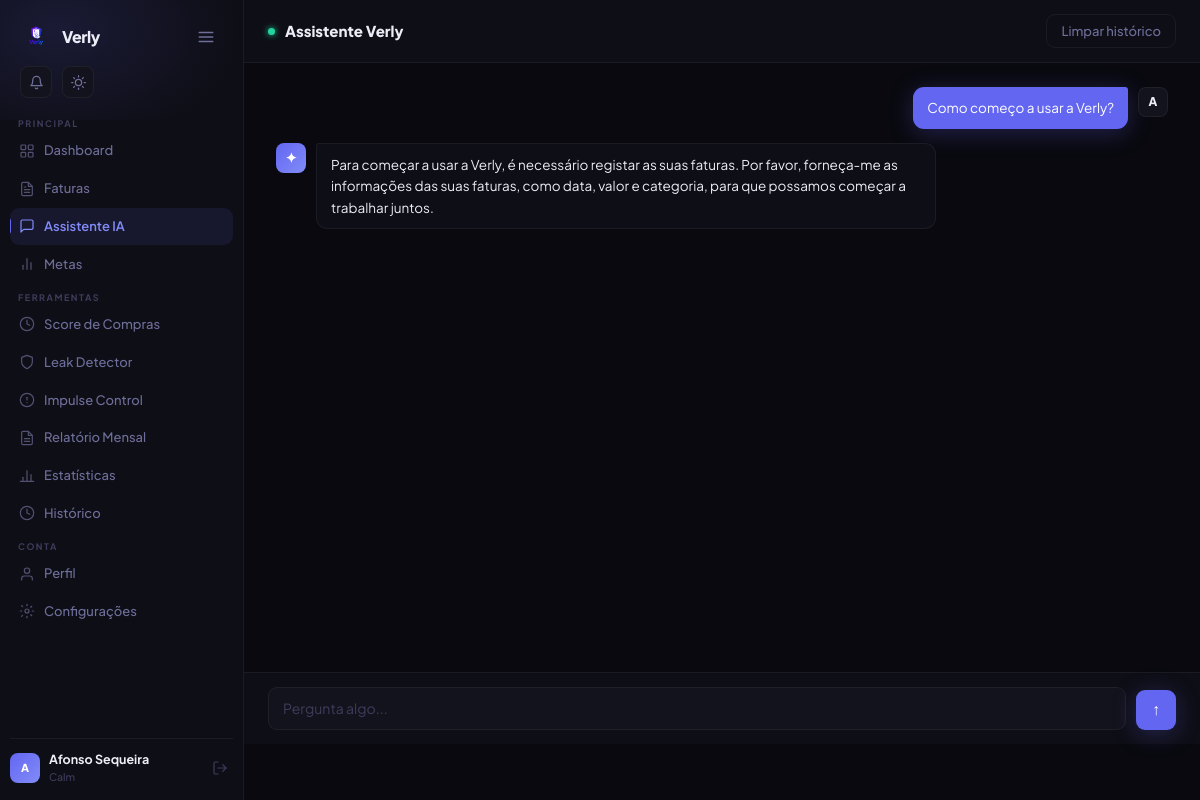
The page /chat (signed in) on the database its author committed.
### app/models.py (models this page shows, shortened)
class User(UserMixin, db.Model):
    __tablename__ = 'users'
    id = db.Column(db.Integer, primary_key=True)
    nome = db.Column(db.String(100), nullable=False)
    email = db.Column(db.String(150), unique=True, nullable=False)
    password_hash = db.Column(db.String(256), nullable=False, default='')
    google_id = db.Column(db.String(128), unique=True)           # ← Google OAuth
    avatar_url = db.Column(db.String(512))                       # ← foto de perfil (URL ou base64 key)
    criado_em = db.Column(db.DateTime, default=datetime.utcnow)
    notificacoes_email = db.Column(db.Boolean, default=False)
    email_notificacoes = db.Column(db.String(150))
    personalidade = db.Column(db.String(20), default='calm')
    orcamento_mensal = db.Column(db.Float, default=0)
    onboarding_completo = db.Column(db.Boolean, default=False)
    avatar = db.Column(db.String(255))
    streak_dias = db.Column(db.Integer, default=0)
    streak_ultima_atualizacao = db.Column(db.DateTime)
    lingua = db.Column(db.String(10), default='pt')
    email_confirmado     = db.Column(db.Boolean, default=False)
    email_confirm_token  = db.Column(db.String(100))
    email_confirm_expiry = db.Column(db.DateTime)
    faturas = db.relationship('Fatura', backref='user', lazy=True, cascade='all, delete-orphan')
    conversas = db.relationship('Conversa', backref='user', lazy=True, cascade='all, delete-orphan')
    metas = db.relationship('Meta', backref='user', lazy=True, cascade='all, delete-orphan')
    subscricoes = db.relationship('Subscricao', backref='user', lazy=True, cascade='all, delete-orphan')
    playlists_proprias = db.relationship('Playlist', backref='owner', lazy=True, cascade='all, delete-orphan')

class Conversa(db.Model):
    __tablename__ = 'conversas'
    id = db.Column(db.Integer, primary_key=True)
    user_id = db.Column(db.Integer, db.ForeignKey('users.id'), nullable=False)
    pergunta = db.Column(db.Text, nullable=False)
    resposta = db.Column(db.Text, nullable=False)
    timestamp = db.Column(db.DateTime, default=datetime.utcnow)

### app/chat.py (the view)
@chat_bp.route('/chat')
@login_required
def chat():
    conversas = Conversa.query.filter_by(user_id=current_user.id).order_by(Conversa.timestamp.asc()).all()
    num_faturas = Fatura.query.filter_by(user_id=current_user.id).count()
    num_metas = Meta.query.filter_by(user_id=current_user.id).count()
    if num_faturas == 0:
        sugestoes = [
            "Como funciona a Verly?",
            "Como faço upload de uma fatura?",
        ]
    else:
        sugestoes = [
            "Quanto gastei este mês?",
            "Qual a minha categoria mais cara?",
            "Tenho garantias a expirar?",
            "Estou a cumprir as minhas metas?",
        ] if num_metas > 0 else [
            "Quanto gastei este mês?",
            "Qual a minha categoria mais cara?",
            "Tenho garantias a expirar?",
        ]
    return render_template(
        'chat.html',
        conversas=conversas,
        sugestoes=sugestoes
    )

### templates/chat.html (shortened to what this page needs)
{% extends 'base.html' %}
{% block content %}
<div class="chat-page">
    <div class="chat-topbar">
        <div class="chat-topbar-left">
            <div class="status-dot"></div>
            <h1>Assistente Verly</h1>
        </div>
        <button class="btn-ghost" onclick="clearChat()">Limpar histórico</button>
    </div>
    <div id="messages" class="messages-area">
        {% if conversas %}
            {% for c in conversas %}
            <div class="msg user">
                <div class="msg-avatar">{{ current_user.nome[0].upper() }}</div>
                <div class="msg-bubble">{{ c.pergunta }}</div>
            </div>
            <div class="msg bot">
                <div class="msg-avatar">✦</div>
                <div class="msg-bubble">{{ c.resposta }}</div>
            </div>
            {% endfor %}
        {% else %}
        <div class="empty-chat" id="emptyChat">
            <div class="empty-chat-icon">✦</div>
            <h3>Assistente Verly</h3>
            <p>Faz perguntas sobre as tuas faturas ou gastos.</p>
        </div>
        {% endif %}
    </div>
    <div class="chat-input-area">
        <textarea id="userInput" placeholder="Pergunta algo..."
            onkeydown="handleKey(event)" oninput="autoResize(this)" rows="1"></textarea>
        <button class="btn-send" id="btnSend" onclick="sendMessage()">↑</button>
    </div>
</div>
{% endblock %}

### templates/base.html (shortened to what this page needs)
<!DOCTYPE html>
<html lang="pt">
<head>
    <link rel="stylesheet" href="{{ url_for('static', filename='css/style.css') }}">
</head>
<body>
<div class="app-layout">
    <nav class="sidenav" id="sidenav">
        <div class="sidenav-logo">
            <div class="sidenav-logo-left">
                <div class="logo-mark" style="background:none;box-shadow:none;overflow:hidden;">
                    <img src="{{ url_for('static', filename='img/logo.png') }}"
                         alt="Verly" style="width:36px;height:36px;object-fit:contain;display:block;">
                </div>
                <span class="logo-text">Verly</span>
            </div>
            <button class="nav-toggle" id="navToggle" title="Colapsar menu" aria-label="Toggle menu">
                <svg id="toggleIcon" width="18" height="18" viewBox="0 0 24 24"
                     fill="none" stroke="currentColor" stroke-width="2"
                     stroke-linecap="round" stroke-linejoin="round">
                    <line x1="3" y1="6"  x2="21" y2="6"/>
                    <line x1="3" y1="12" x2="21" y2="12"/>
                    <line x1="3" y1="18" x2="21" y2="18"/>
                </svg>
            </button>
        </div>
        <div class="sidenav-actions">
            <div class="notif-bell-wrap" id="notifWrap">
                <button class="notif-bell" id="notifBell" title="Notificações"
                        onclick="toggleNotifPanel(event)">
                    <svg width="15" height="15" viewBox="0 0 24 24" fill="none"
                         stroke="currentColor" stroke-width="2" stroke-linecap="round" stroke-linejoin="round">
                        <path d="M18 8A6 6 0 0 0 6 8c0 7-3 9-3 9h18s-3-2-3-9"/>
                        <path d="M13.73 21a2 2 0 0 1-3.46 0"/>
                    </svg>
                </button>
            </div>
            <button class="theme-toggle" id="themeToggle" title="Alternar modo claro/escuro" aria-label="Toggle theme">
            </button>
        </div>
        <div class="sidenav-scroll">
            <span class="sidenav-section">Principal</span>
            <ul class="sidenav-menu">
                <li>
                    <a href="{{ url_for('dashboard.dashboard') }}"
                       class="nav-link {% if request.endpoint == 'dashboard.dashboard' %}active{% endif %}"
                       data-tooltip="Dashboard">
                        <span class="nav-icon">
                        </span>
                        <span class="nav-label">Dashboard</span>
                    </a>
                </li>
                <li>
                    <a href="{{ url_for('faturas.faturas') }}"
                       class="nav-link {% if request.endpoint and 'faturas' in request.endpoint %}active{% endif %}"
                       data-tooltip="Faturas">
                        <span class="nav-icon">
                        </span>
                        <span class="nav-label">Faturas</span>
                    </a>
                </li>
                <li>
                    <a href="{{ url_for('chat.chat') }}"
                       class="nav-link {% if request.endpoint == 'chat.chat' %}active{% endif %}"
                       data-tooltip="Assistente IA">
                        <span class="nav-icon">
                            <svg width="16" height="16" viewBox="0 0 24 24" fill="none" stroke="currentColor" stroke-width="1.8" stroke-linecap="round" stroke-linejoin="round">
                                <path d="M21 15a2 2 0 0 1-2 2H7l-4 4V5a2 2 0 0 1 2-2h14a2 2 0 0 1 2 2z"/>
                            </svg>
                        </span>
                        <span class="nav-label">Assistente IA</span>
                    </a>
                </li>
                <li>
                    <a href="{{ url_for('metas.metas') }}"
                       class="nav-link {% if request.endpoint and 'metas' in request.endpoint %}active{% endif %}"
                       data-tooltip="Metas">
                        <span class="nav-icon">
                            <svg width="16" height="16" viewBox="0 0 24 24" fill="none" stroke="currentColor" stroke-width="1.8" stroke-linecap="round" stroke-linejoin="round">
                                <line x1="18" y1="20" x2="18" y2="10"/>
                                <line x1="12" y1="20" x2="12" y2="4"/>
                                <line x1="6"  y1="20" x2="6"  y2="14"/>
                            </svg>
                        </span>
                        <span class="nav-label">Metas</span>
                    </a>
                </li>
            </ul>
            <span class="sidenav-section">Ferramentas</span>
            <ul class="sidenav-menu">
                <li>
                    <a href="{{ url_for('scoring.analisar') }}"
                       class="nav-link {% if request.endpoint and 'scoring' in request.endpoint %}active{% endif %}"
                       data-tooltip="Score de Compras">
                        <span class="nav-icon">
                            <svg width="16" height="16" viewBox="0 0 24 24" fill="none" stroke="currentColor" stroke-width="1.8" stroke-linecap="round" stroke-linejoin="round">
                                <circle cx="12" cy="12" r="10"/>
                                <polyline points="12 6 12 12 16 14"/>
                            </svg>
                        </span>
                        <span class="nav-label">Score de Compras</span>
                    </a>
                </li>
                <li>
                    <a href="{{ url_for('subscriptions.subscriptions') }}"
                       class="nav-link {% if request.endpoint and 'subscriptions' in request.endpoint %}active{% endif %}"
                       data-tooltip="Leak Detector">
                        <span class="nav-icon">
                            <svg width="16" height="16" viewBox="0 0 24 24" fill="none" stroke="currentColor" stroke-width="1.8" stroke-linecap="round" stroke-linejoin="round">
                                <path d="M12 22s8-4 8-10V5l-8-3-8 3v7c0 6 8 10 8 10z"/>
                            </svg>
                        </span>
                        <span class="nav-label">Leak Detector</span>
                    </a>
                </li>
                <li>
                    <a href="{{ url_for('impulse.impulse') }}"
                       class="nav-link {% if request.endpoint and 'impulse' in request.endpoint %}active{% endif %}"
                       data-tooltip="Impulse Control">
                        <span class="nav-icon">
                            <svg width="16" height="16" viewBox="0 0 24 24" fill="none" stroke="currentColor" stroke-width="1.8" stroke-linecap="round" stroke-linejoin="round">
                                <circle cx="12" cy="12" r="10"/>
                                <line x1="12" y1="8"     x2="12"   y2="12"/>
                                <line x1="12" y1="16"    x2="12.01" y2="16"/>
                            </svg>
                        </span>
                        <span class="nav-label">Impulse Control</span>
                    </a>
                </li>
                <li>
                    <a href="{{ url_for('reports.relatorio') }}"
                       class="nav-link {% if request.endpoint and 'reports' in request.endpoint %}active{% endif %}"
                       data-tooltip="Relatório Mensal">
                        <span class="nav-icon">
                        </span>
                        <span class="nav-label">Relatório Mensal</span>
                    </a>
                </li>
                <li>
                    <a href="{{ url_for('estatisticas.estatisticas') }}"
                       class="nav-link {% if request.endpoint and 'estatisticas' in request.endpoint %}active{% endif %}"
                       data-tooltip="Estatísticas">
                        <span class="nav-icon">
                            <svg width="16" height="16" viewBox="0 0 24 24" fill="none" stroke="currentColor" stroke-width="1.8" stroke-linecap="round" stroke-linejoin="round">
                                <line x1="18" y1="20" x2="18" y2="10"/>
                                <line x1="12" y1="20" x2="12" y2="4"/>
                                <line x1="6"  y1="20" x2="6"  y2="14"/>
                                <polyline points="2 20 22 20"/>
                            </svg>
                        </span>
                        <span class="nav-label">Estatísticas</span>
                    </a>
                </li>
                <li>
                    <a href="{{ url_for('historico.historico') }}"
                       class="nav-link {% if request.endpoint and 'historico' in request.endpoint %}active{% endif %}"
                       data-tooltip="Histórico">
                        <span class="nav-icon">
                            <svg width="16" height="16" viewBox="0 0 24 24" fill="none" stroke="currentColor" stroke-width="1.8" stroke-linecap="round" stroke-linejoin="round">
                                <circle cx="12" cy="12" r="10"/>
                                <polyline points="12 6 12 12 16 14"/>
                            </svg>
                        </span>
                        <span class="nav-label">Histórico</span>
                    </a>
                </li>
            </ul>
            <span class="sidenav-section">Conta</span>
            <ul class="sidenav-menu">
                <li>
                    <a href="{{ url_for('perfil.perfil') }}"
                       class="nav-link {% if request.endpoint == 'perfil.perfil' %}active{% endif %}"
                       data-tooltip="Perfil">
                        <span class="nav-icon">
                            <svg width="16" height="16" viewBox="0 0 24 24" fill="none" stroke="currentColor" stroke-width="1.8" stroke-linecap="round" stroke-linejoin="round">
                                <path d="M20 21v-2a4 4 0 0 0-4-4H8a4 4 0 0 0-4 4v2"/>
                                <circle cx="12" cy="7" r="4"/>
                            </svg>
                        </span>
                        <span class="nav-label">Perfil</span>
                    </a>
                </li>
                <li>
                    <a href="{{ url_for('configuracoes.configuracoes') }}"
                       class="nav-link {% if request.endpoint and 'configuracoes' in request.endpoint %}active{% endif %}"
                       data-tooltip="Configurações">
                        <span class="nav-icon">
                            <svg width="16" height="16" viewBox="0 0 24 24" fill="none" stroke="currentColor" stroke-width="1.8" stroke-linecap="round" stroke-linejoin="round">
                                <circle cx="12" cy="12" r="3"/>
                                <path d="M19.07 4.93l-1.41 1.41M5.34 18.66l-1.41 1.41M20 12h2M2 12h2M19.07 19.07l-1.41-1.41M5.34 5.34 3.93 3.93M12 20v2M12 2v2"/>
                            </svg>
                        </span>
                        <span class="nav-label">Configurações</span>
                    </a>
                </li>
            </ul>
        </div>
        <div class="sidenav-footer">
            <div class="user-info">
                <div class="user-avatar">{{ current_user.nome[0].upper() }}</div>
                <div class="user-details">
                    <span class="user-name">{{ current_user.nome }}</span>
                    <span class="user-role">{{ current_user.personalidade|capitalize if current_user.personalidade else 'Calmo' }}</span>
                </div>
            </div>
            <a href="{{ url_for('auth.logout') }}" class="btn-logout" title="Sair">
                <svg xmlns="http://www.w3.org/2000/svg" width="16" height="16"
                     viewBox="0 0 24 24" fill="none" stroke="currentColor"
                     stroke-width="1.8" stroke-linecap="round" stroke-linejoin="round">
                    <path d="M9 21H5a2 2 0 0 1-2-2V5a2 2 0 0 1 2-2h4"/>
                    <polyline points="16 17 21 12 16 7"/>
                    <line x1="21" y1="12" x2="9" y2="12"/>
                </svg>
            </a>
        </div>
    </nav>
    <main class="main-content" id="mainContent">
        {% block content %}{% endblock %}
    </main>
</div>
</body>
</html>

### rows shown on the page
User: nome "A", nome "Afonso Sequeira", personalidade "Calm"
Conversa: pergunta "Como começo a usar a Verly?", resposta "Para começar a usar a Verly, é necessário registar as suas faturas. Por favor, forneça-me as informações das suas faturas, como data, valor e categoria, para que possamos começar a trabalhar juntos."
